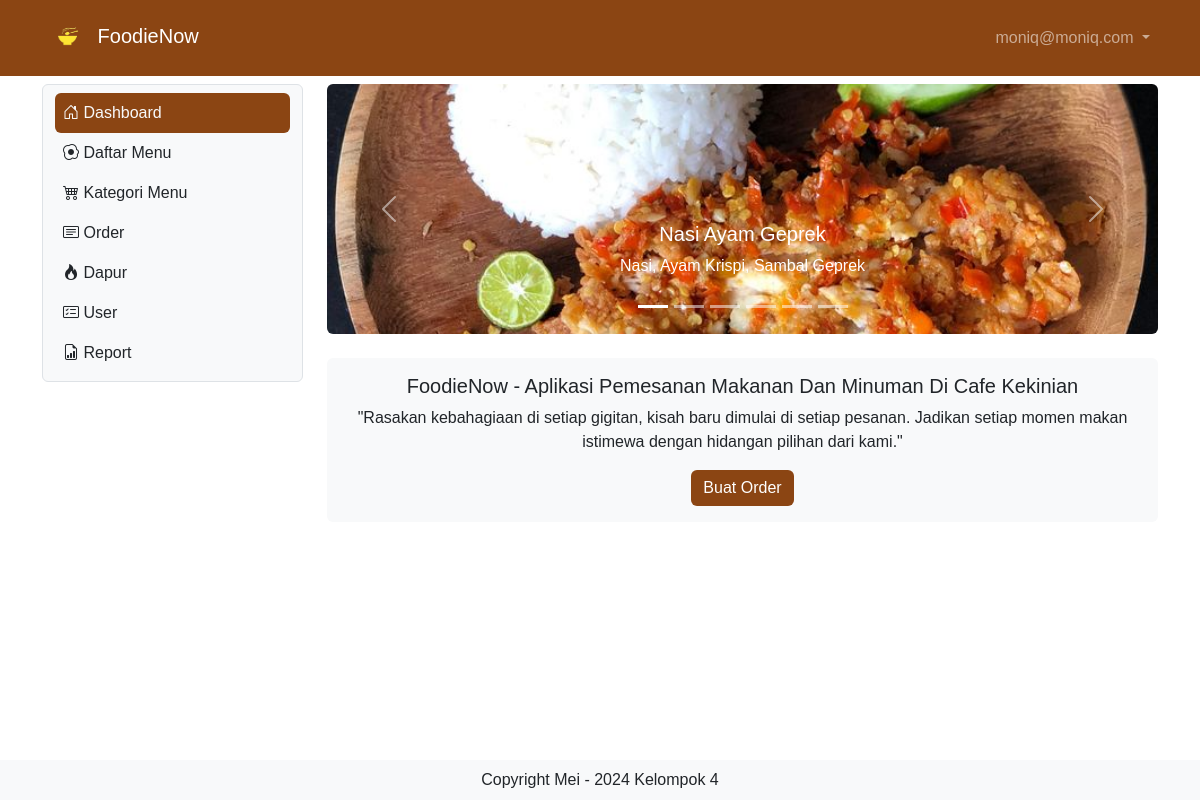
/home (signed in), run on the app's committed database.
### tables this page shows
CREATE TABLE `tb_user` (
  `id` int(11) NOT NULL,
  `nama` varchar(200) DEFAULT NULL,
  `username` varchar(200) DEFAULT NULL,
  `password` varchar(200) DEFAULT NULL,
  `level` int(11) DEFAULT NULL,
  `nohp` varchar(15) DEFAULT NULL,
  `alamat` varchar(300) DEFAULT NULL
);

CREATE TABLE `tb_daftar_menu` (
  `id` int(11) NOT NULL,
  `foto` varchar(200) DEFAULT NULL,
  `nama_menu` varchar(200) DEFAULT NULL,
  `keterangan` varchar(200) DEFAULT NULL,
  `kategori` int(11) DEFAULT NULL,
  `harga` varchar(50) DEFAULT NULL,
  `stok` varchar(50) DEFAULT NULL
);

### home.php (the view, shortened to what this page needs)
<?php
include "proses/connect.php";
$query = mysqli_query($conn, "SELECT * FROM tb_daftar_menu");
while ($row = mysqli_fetch_array($query)) {
    $result[] = $row;
}
?>
<div class="col-lg-9 mt-2">
    <div id="carouselExampleCaptions" class="carousel slide" data-bs-ride="carousel">
        <div class="carousel-indicators">
            <?php
            $slide = 0;
            $firstSlideButton = true;
            foreach ($result as $dataTombol) {
                ($firstSlideButton) ? $aktif = "active" : $aktif = "";
                $firstSlideButton = false;
                ?>
                <button type="button" data-bs-target="#carouselExampleCaptions" data-bs-slide-to="<?php echo $slide ?>"
                    class="<?php echo $aktif ?>" aria-current="true" aria-label="Slide <?php echo $slide + 1 ?>"></button>
                <?php
                $slide++;
            } ?>
        </div>
        <div class="carousel-inner rounded">
            <?php
            $firstSlide = true;
            foreach ($result as $data) {
                ($firstSlide) ? $aktif = "active" : $aktif = "";
                $firstSlide = false;
                ?>
                <div class="carousel-item <?php echo $aktif ?>">
                    <img src="assets/img/<?php echo $data['foto'] ?>" class="img-fluid"
                        style="height: 250px; width: 1000px; object-fit: cover" alt="...">
                    <div class="carousel-caption d-none d-md-block">
                        <h5><?php echo $data['nama_menu'] ?></h5>
                        <p><?php echo $data['keterangan'] ?></p>
                    </div>
                </div>
            <?php } ?>
        </div>
        <button class="carousel-control-prev" type="button" data-bs-target="#carouselExampleCaptions"
            data-bs-slide="prev">
            <span class="carousel-control-prev-icon" aria-hidden="true"></span>
        </button>
        <button class="carousel-control-next" type="button" data-bs-target="#carouselExampleCaptions"
            data-bs-slide="next">
            <span class="carousel-control-next-icon" aria-hidden="true"></span>
        </button>
    </div>
    <div class="card mt-4 border-0 bg-light">
        <div class="card-body text-center">
            <h5 class="card-title">FoodieNow - Aplikasi Pemesanan Makanan Dan Minuman Di Cafe Kekinian</h5>
            <p class="card-text">"Rasakan kebahagiaan di setiap gigitan, kisah baru dimulai di setiap pesanan.
                Jadikan setiap momen makan istimewa dengan hidangan pilihan dari kami."</p>
            <a href="order" class="btn custom-order-button">Buat Order</a>
        </div>
    </div>
</div>

### header.php (shortened to what this page needs)
<?php
include "proses/connect.php";
$query = mysqli_query($conn, "SELECT * FROM tb_user WHERE username='$_SESSION[username_foodienow]'");
?>
<nav class="navbar navbar-expand navbar-dark custom-navbar-color sticky-top">
    <div class="container-lg">
        <a class="navbar-brand" href=".">
            <img src="assets/img/Logo/logo.png" style="height: 50px; width:auto;" alt="Logo">
            FoodieNow</a>
        <div class="collapse navbar-collapse justify-content-end" id="navbarNavDropdown">
            <ul class="navbar-nav">
                <li class="nav-item dropdown">
                    <a class="nav-link dropdown-toggle" href="#" role="button" data-bs-toggle="dropdown"
                        aria-expanded="false">
                        <?php echo $hasil['username']; ?>
                    </a>
                </li>
            </ul>
        </div>
    </div>
</nav>

### main.php (style rules this page uses)
body { font-family: Arial, Helvetica, sans-serif; }
.custom-navbar-color { background-color: #8B4513; }
.custom-order-button { background-color: #8B4513; color: white; border: none; }

### data on the page
tb_user: username "moniq@moniq.com"
tb_daftar_menu: foto (picture), nama_menu "Nasi Ayam Geprek", keterangan "Nasi, Ayam Krispi, Sambal Geprek"
